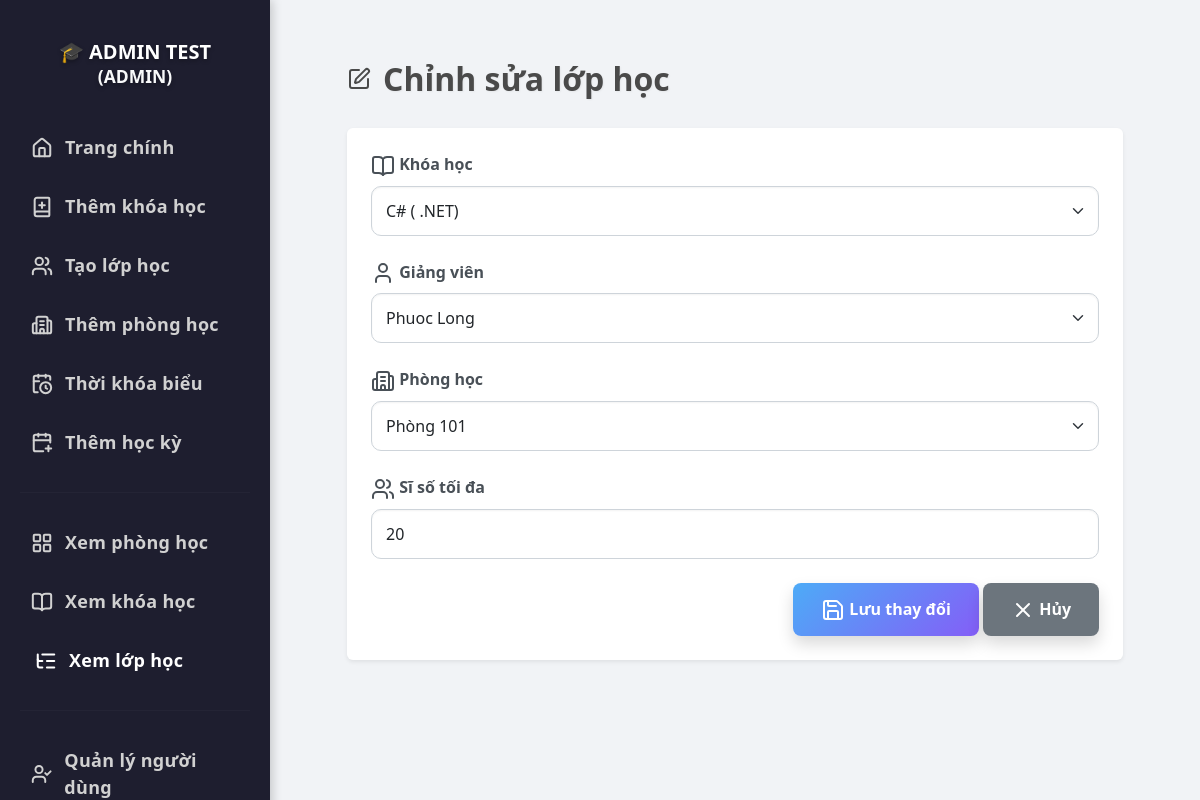
Page /edit-class/16 (signed in) on the committed database.
### tables this page shows
CREATE TABLE users (
            id INTEGER PRIMARY KEY AUTOINCREMENT,
            full_name TEXT NOT NULL,
            email TEXT NOT NULL UNIQUE,
            password TEXT NOT NULL,
            role TEXT NOT NULL CHECK (role IN ('student', 'teacher', 'admin')),
            dob DATE,                
            phone TEXT,             
            gender TEXT CHECK (gender IN ('male', 'female', 'other')), 
            cccd TEXT              
        , image TEXT);

CREATE TABLE classes (
            id INTEGER PRIMARY KEY AUTOINCREMENT,
            course_id INTEGER NOT NULL,
            teacher_id INTEGER NOT NULL,
            room_id INTEGER NOT NULL,
            capacity INTEGER NOT NULL CHECK (capacity > 0),
            registered INTEGER DEFAULT 0, semester_id INTEGER REFERENCES semesters(id),
            FOREIGN KEY (course_id) REFERENCES courses(id),
            FOREIGN KEY (teacher_id) REFERENCES users(id),
            FOREIGN KEY (room_id) REFERENCES rooms(id)
        );

CREATE TABLE courses (
            id INTEGER PRIMARY KEY AUTOINCREMENT,
            name TEXT NOT NULL UNIQUE,
            description TEXT
        , image TEXT);

CREATE TABLE rooms (
            id INTEGER PRIMARY KEY AUTOINCREMENT,
            name TEXT NOT NULL UNIQUE,
            status TEXT NOT NULL CHECK (status IN ('available', 'occupied', 'maintenance'))
        );

### app.py (the view, shortened to what this page needs)
@app.route('/edit-class/<int:class_id>', methods=['GET', 'POST'])
@login_required
def edit_class(class_id):
    if current_user.role != 'admin':
        return "Không có quyền truy cập", 403
    conn = sqlite3.connect('database.db')
    cursor = conn.cursor()
    courses = cursor.execute("SELECT id, name FROM courses").fetchall()
    teachers = cursor.execute("SELECT id, full_name FROM users WHERE role = 'teacher'").fetchall()
    rooms = cursor.execute("SELECT id, name FROM rooms").fetchall()
    cursor.execute("SELECT course_id, teacher_id, room_id, capacity FROM classes WHERE id = ?", (class_id,))
    class_data = cursor.fetchone()
    if not class_data:
        conn.close()
        flash("Lớp học không tồn tại.", "danger")
        return redirect(url_for('view_classes'))
    conn.close()
    return render_template('admin/edit_class.html', class_id=class_id,
                           class_data=class_data, courses=courses,
                           teachers=teachers, rooms=rooms, user=current_user)

### app.py (called while the page is built)
@login_manager.user_loader
def load_user(user_id):
    conn = sqlite3.connect('database.db')
    cursor = conn.cursor()
    cursor.execute("SELECT id, full_name, email, role, image FROM users WHERE id = ?", (user_id,))
    row = cursor.fetchone()
    conn.close()
    if row:
        return User(*row)
    return None

### templates/admin/edit_class.html (shortened to what this page needs)
<!DOCTYPE html>
<html lang="vi">
<head>
  <link href="https://cdn.jsdelivr.net/npm/bootstrap@5.3.0/dist/css/bootstrap.min.css" rel="stylesheet">
</head>
<body>
<div class="sidebar">
  <h4>🎓 {{ user.full_name }}<br><small class="text-light">(ADMIN)</small></h4>
  <a href="/dashboard"><i data-lucide="home"></i>Trang chính</a>
  <a href="{{ url_for('add_course') }}"><i data-lucide="book-plus"></i>Thêm khóa học</a>
  <a href="{{ url_for('add_class') }}"><i data-lucide="users"></i>Tạo lớp học</a>
  <a href="{{ url_for('add_room') }}"><i data-lucide="building-2"></i>Thêm phòng học</a>
  <a href="{{ url_for('add_schedule') }}"><i data-lucide="calendar-clock"></i>Thời khóa biểu</a>
  <a href="{{ url_for('add_semester') }}"><i data-lucide="calendar-plus"></i>Thêm học kỳ</a>
  <hr>
  <a href="{{ url_for('view_rooms') }}"><i data-lucide="layout-grid"></i>Xem phòng học</a>
  <a href="{{ url_for('view_courses') }}"><i data-lucide="book-open"></i>Xem khóa học</a>
  <a href="{{ url_for('view_classes') }}" class="active"><i data-lucide="list-tree"></i>Xem lớp học</a>
  <hr>
  <a href="{{ url_for('view_users') }}"><i data-lucide="user-check"></i>Quản lý người dùng</a>
</div>
<div class="main-content">
  <div class="container animate-slide">
    <h2 class="form-title"><i data-lucide="edit"></i> Chỉnh sửa lớp học</h2>
    <form method="POST" class="p-4 bg-white rounded shadow-sm animate-fade">
      <div class="mb-4">
        <label for="course_id" class="form-label"><i data-lucide="book-open"></i> Khóa học</label>
        <select class="form-select" id="course_id" name="course_id" required>
          {% for c in courses %}
            <option value="{{ c[0] }}" {% if c[0] == class_data[0] %}selected{% endif %}>{{ c[1] }}</option>
          {% endfor %}
        </select>
      </div>
      <div class="mb-4">
        <label for="teacher_id" class="form-label"><i data-lucide="user"></i> Giảng viên</label>
        <select class="form-select" id="teacher_id" name="teacher_id" required>
          {% for t in teachers %}
            <option value="{{ t[0] }}" {% if t[0] == class_data[1] %}selected{% endif %}>{{ t[1] }}</option>
          {% endfor %}
        </select>
      </div>
      <div class="mb-4">
        <label for="room_id" class="form-label"><i data-lucide="building-2"></i> Phòng học</label>
        <select class="form-select" id="room_id" name="room_id" required>
          {% for r in rooms %}
            <option value="{{ r[0] }}" {% if r[0] == class_data[2] %}selected{% endif %}>{{ r[1] }}</option>
          {% endfor %}
        </select>
      </div>
      <div class="mb-4">
        <label for="capacity" class="form-label"><i data-lucide="users"></i> Sĩ số tối đa</label>
        <input type="number" class="form-control" id="capacity" name="capacity" value="{{ class_data[3] }}" min="1" required>
      </div>
      <div class="text-end">
        <button type="submit" class="btn btn-primary shadow"><i data-lucide="save"></i> Lưu thay đổi</button>
        <a href="{{ url_for('view_classes') }}" class="btn btn-secondary shadow"><i data-lucide="x"></i> Hủy</a>
      </div>
    </form>
  </div>
</div>
</body>
</html>

### templates/admin/edit_class.html (style rules this page uses)
body { margin: 0; font-family: 'Segoe UI', sans-serif; background: #f8f9fa; }
.sidebar { width: 270px; min-height: 100vh; background: #1e1e2f; padding-top: 40px; position: fixed; left: 0; top: 0; box-shadow: 2px 0 10px rgba(0, 0, 0, 0.2); }
.sidebar h4 { color: #fff; text-align: center; margin-bottom: 30px; font-weight: 800; font-size: 20px; text-transform: uppercase; text-shadow: 0 2px 4px rgba(0, 0, 0, 0.3); }
.sidebar a { display: flex; align-items: center; padding: 16px 26px; color: #d1d1d1; font-size: 18px; font-weight: 700; text-decoration: none; border-left: 5px solid transparent; transition: all 0.35s ease; letter-spacing: 0.3px; position: relative; }
.sidebar a::before { content: ''; position: absolute; top: 0; left: 0; height: 100%; width: 0; background: linear-gradient(90deg, #4dabf7, #c084fc); transition: width 0.35s ease; z-index: 0; opacity: 0.15; }
.sidebar a:hover, .sidebar a.active { color: #fff; transform: translateX(4px); }
.sidebar a svg { width: 22px; height: 22px; margin-right: 12px; stroke-width: 2.2; transition: transform 0.3s ease; z-index: 1; }
.main-content { margin-left: 270px; padding: 60px 50px; background: #f1f3f6; min-height: 100vh; }
.container { max-width: 800px; }
.form-title { font-size: 32px; font-weight: 800; margin-bottom: 30px; color: #4a4a4a; display: flex; align-items: center; gap: 12px; text-shadow: 1px 1px 2px rgba(0, 0, 0, 0.05); }
.form-label { font-weight: 600; color: #495057; font-size: 16px; margin-bottom: 8px; }
.form-control, .form-select { border-radius: 10px; padding: 12px 14px; font-size: 16px; border: 1px solid #ced4da; box-shadow: inset 0 1px 2px rgba(0, 0, 0, 0.05); transition: border-color 0.3s ease, box-shadow 0.3s ease; }
.form-control::placeholder { font-style: italic; color: #adb5bd; }
.btn-primary { padding: 14px 28px; font-weight: 600; font-size: 16px; border: none; border-radius: 8px; background: linear-gradient(135deg, #4dabf7, #845ef7); color: white; transition: background 0.3s ease, transform 0.2s ease; }
.btn-secondary { padding: 14px 28px; font-weight: 600; font-size: 16px; border: none; border-radius: 8px; background: #6c757d; color: white; transition: background 0.3s ease, transform 0.2s ease; }
.animate-slide { animation: slideIn 0.6s ease forwards; opacity: 0; }
.animate-fade { animation: fadeIn 0.8s ease forwards; opacity: 0; }
hr { border-color: rgba(255, 255, 255, 0.1); margin: 20px 20px; }

### rows in the picture
users: full_name "ADMIN TEST"
classes: course_id "C# ( .NET)", teacher_id "Phuoc Long", room_id "Phòng 101", capacity "20"
